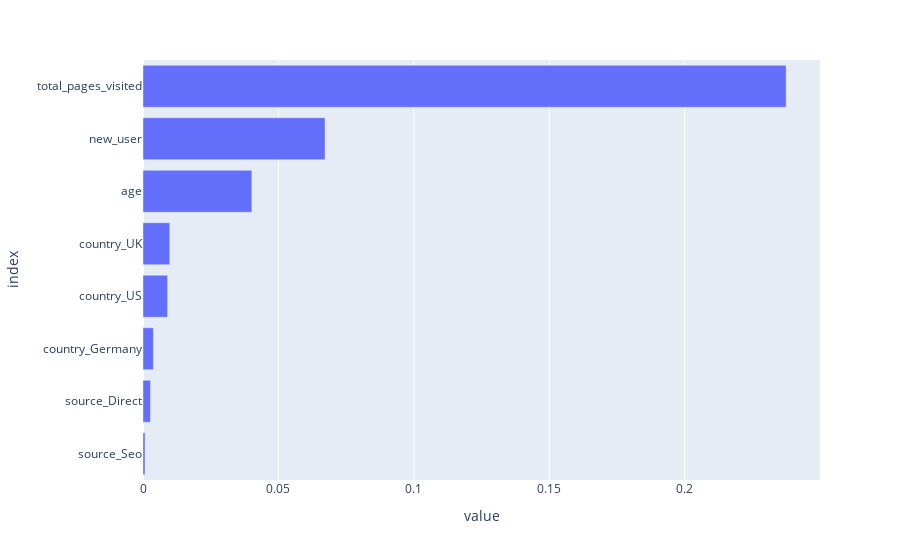

The cell this chart's notebook holds for it:
### Markdown cell above
## Analyse des coefficients

### Code cell
column_names = []
for name, transformer, features_list in preprocessor.transformers_: # loop over pipelines
    if transformer == "drop" or transformer == "passthrough":
        continue  # ignore non-transformer entries
    if name == "num": # if pipeline is for numeric variables
        features = features_list # just get the names of columns to which it has been applied
    else: # if pipeline is for categorical variables
        encoder = transformer.named_steps["encoder"]
        features = encoder.get_feature_names_out(features_list)
    column_names.extend(features) # concatenate features names
    
# On récupère les coefficients de chaque régression logistique à l’intérieur
coefs = np.array([est.coef_.flatten() for est in grid_search.best_estimator_])

# Moyenne des coefficients
mean_coefs = coefs.mean(axis=0)

# Create a pandas DataFrame
coefs = pd.DataFrame(index = column_names, data = mean_coefs, columns=["coefficients"])

# Compute abs() and sort values
feature_importance = abs(coefs).sort_values(by = "coefficients")
# Plot coefficients
fig = px.bar(feature_importance, orientation = "h")
fig.update_layout(showlegend = False, 
                  margin = {"l": 120} # to avoid cropping of column names
                 )
fig.show()

### Figure 1 — Plotly figure (JSON) as saved in the notebook; plotly's stock layout.template omitted (floating-point values rounded to 4 significant figures)
{"data": [{"hovertemplate": "variable=coefficients<br>value=%{x}<br>index=%{y}<extra></extra>", "legendgroup": "coefficients", "marker": {"color": "#636efa", "pattern": {"shape": ""}}, "name": "coefficients", "orientation": "h", "showlegend": true, "textposition": "auto", "type": "bar", "x": [0.0007532, 0.002763, 0.003833, 0.009087, 0.009897, 0.04019, 0.06722, 0.2375], "xaxis": "x", "y": ["source_Seo", "source_Direct", "country_Germany", "country_US", "country_UK", "age", "new_user", "total_pages_visited"], "yaxis": "y"}], "layout": {"barmode": "relative", "legend": {"title": {"text": "variable"}, "tracegroupgap": 0}, "margin": {"l": 120, "t": 60}, "showlegend": false, "xaxis": {"anchor": "y", "domain": [0, 1], "title": {"text": "value"}}, "yaxis": {"anchor": "x", "domain": [0, 1], "title": {"text": "index"}}}}
